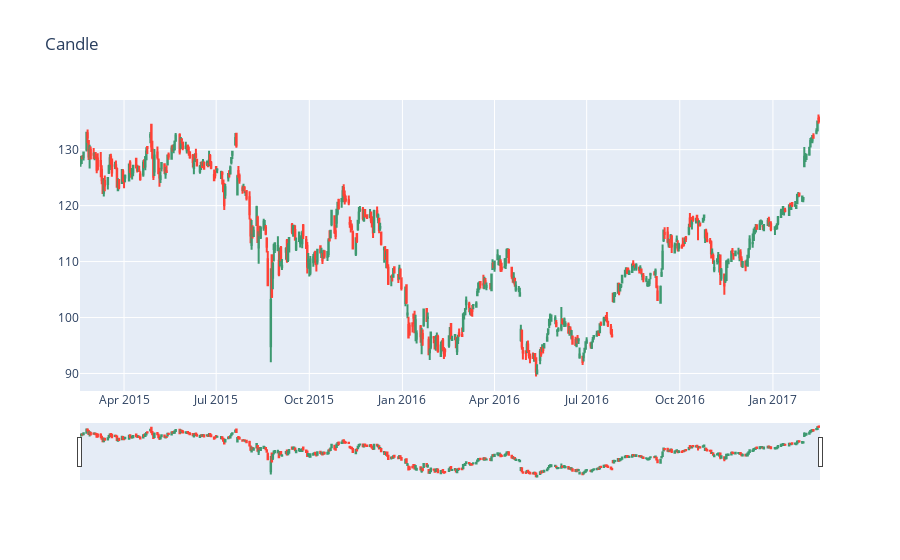

Notebook code for this chart:
### Code cell
fig.update_layout(
    title_text = "Candle"
)

### Figure 1 — Plotly figure (JSON) as saved in the notebook; plotly's stock layout.template omitted (floating-point values rounded to 4 significant figures; data arrays with more than 128 entries replaced by an {"elided": "..."} marker saying what was removed)
{"data": [{"close": {"elided": "506 float values"}, "high": {"elided": "506 float values"}, "low": {"elided": "506 float values"}, "open": {"elided": "506 float values"}, "type": "candlestick", "x": {"elided": "506 str values"}}], "layout": {"title": {"text": "Candle"}}}
